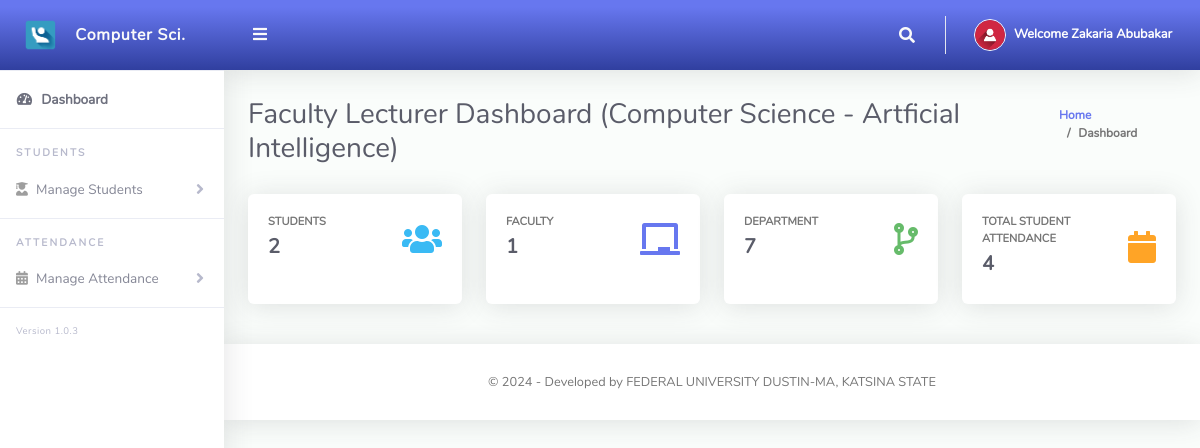
The app's page /ClassTeacher/index.php (signed in) with its own data.
### tables this page shows
CREATE TABLE `tblclassteacher` (
  `Id` int(10) NOT NULL,
  `firstName` varchar(255) NOT NULL,
  `lastName` varchar(255) NOT NULL,
  `emailAddress` varchar(255) NOT NULL,
  `password` varchar(255) NOT NULL,
  `phoneNo` varchar(50) NOT NULL,
  `classId` varchar(10) NOT NULL,
  `classArmId` varchar(10) NOT NULL,
  `dateCreated` varchar(50) NOT NULL
);

CREATE TABLE `tblclassarms` (
  `Id` int(10) NOT NULL,
  `classId` varchar(10) NOT NULL,
  `classArmName` varchar(255) NOT NULL,
  `isAssigned` varchar(10) NOT NULL
);

CREATE TABLE `tblclass` (
  `Id` int(10) NOT NULL,
  `className` varchar(255) NOT NULL
);

### ClassTeacher/index.php (the view, shortened to what this page needs)
<?php
include '../Includes/dbcon.php';
    $query = "SELECT tblclass.className,tblclassarms.classArmName
    FROM tblclassteacher
    INNER JOIN tblclass ON tblclass.Id = tblclassteacher.classId
    INNER JOIN tblclassarms ON tblclassarms.Id = tblclassteacher.classArmId
    Where tblclassteacher.Id = '$_SESSION[userId]'";
    $rs = $conn->query($query);
    $rrw = $rs->fetch_assoc();
?>
<!DOCTYPE html>
<html lang="en">
<head>
  <link href="../vendor/fontawesome-free/css/all.min.css" rel="stylesheet" type="text/css">
  <link href="../vendor/bootstrap/css/bootstrap.min.css" rel="stylesheet" type="text/css">
  <link href="css/ruang-admin.min.css" rel="stylesheet">
</head>
<body id="page-top">
  <div id="wrapper">
   <?php include "Includes/sidebar.php";?>
    <div id="content-wrapper" class="d-flex flex-column">
      <div id="content">
           <?php include "Includes/topbar.php";?>
        <div class="container-fluid" id="container-wrapper">
          <div class="d-sm-flex align-items-center justify-content-between mb-4">
            <h1 class="h3 mb-0 text-gray-800">Faculty Lecturer Dashboard (<?php echo $rrw['className'].' - '.$rrw['classArmName'];?>)</h1>
            <ol class="breadcrumb">
              <li class="breadcrumb-item"><a href="./">Home</a></li>
              <li class="breadcrumb-item active" aria-current="page">Dashboard</li>
            </ol>
          </div>
          <div class="row mb-3">
          <?php
$query1=mysqli_query($conn,"SELECT * from tblstudents where classId = '$_SESSION[classId]' and classArmId = '$_SESSION[classArmId]'");
$students = mysqli_num_rows($query1);
?>
            <div class="col-xl-3 col-md-6 mb-4">
              <div class="card h-100">
                <div class="card-body">
                  <div class="row no-gutters align-items-center">
                    <div class="col mr-2">
                      <div class="text-xs font-weight-bold text-uppercase mb-1">Students</div>
                      <div class="h5 mb-0 mr-3 font-weight-bold text-gray-800"><?php echo $students;?></div>
                    </div>
                    <div class="col-auto">
                      <i class="fas fa-users fa-2x text-info"></i>
                    </div>
                  </div>
                </div>
              </div>
            </div>
             <?php
$query1=mysqli_query($conn,"SELECT * from tblclass");
$class = mysqli_num_rows($query1);
?>
            <div class="col-xl-3 col-md-6 mb-4">
              <div class="card h-100">
                <div class="card-body">
                  <div class="row align-items-center">
                    <div class="col mr-2">
                      <div class="text-xs font-weight-bold text-uppercase mb-1">Faculty</div>
                      <div class="h5 mb-0 font-weight-bold text-gray-800"><?php echo $class;?></div>
                    </div>
                    <div class="col-auto">
                      <i class="fas fa-chalkboard fa-2x text-primary"></i>
                    </div>
                  </div>
                </div>
              </div>
            </div>
             <?php
$query1=mysqli_query($conn,"SELECT * from tblclassarms");
$classArms = mysqli_num_rows($query1);
?>
            <div class="col-xl-3 col-md-6 mb-4">
              <div class="card h-100">
                <div class="card-body">
                  <div class="row no-gutters align-items-center">
                    <div class="col mr-2">
                      <div class="text-xs font-weight-bold text-uppercase mb-1">Department</div>
                      <div class="h5 mb-0 font-weight-bold text-gray-800"><?php echo $classArms;?></div>
                    </div>
                    <div class="col-auto">
                      <i class="fas fa-code-branch fa-2x text-success"></i>
                    </div>
                  </div>
                </div>
              </div>
            </div>
            <?php
$query1=mysqli_query($conn,"SELECT * from tblattendance where classId = '$_SESSION[classId]' and classArmId = '$_SESSION[classArmId]'");
$totAttendance = mysqli_num_rows($query1);
?>
            <div class="col-xl-3 col-md-6 mb-4">
              <div class="card h-100">
                <div class="card-body">
                  <div class="row no-gutters align-items-center">
                    <div class="col mr-2">
                      <div class="text-xs font-weight-bold text-uppercase mb-1">Total Student Attendance</div>
                      <div class="h5 mb-0 font-weight-bold text-gray-800"><?php echo $totAttendance;?></div>
                    </div>
                    <div class="col-auto">
                      <i class="fas fa-calendar fa-2x text-warning"></i>
                    </div>
                  </div>
                </div>
              </div>
            </div>
        </div>
      </div>
      <?php include 'includes/footer.php';?>
    </div>
  </div>
</body>
</html>

### ClassTeacher/Includes/topbar.php (shortened to what this page needs)
<?php
  $query = "SELECT * FROM tblclassteacher WHERE Id = ".$_SESSION['userId']."";
  $rs = $conn->query($query);
  $rows = $rs->fetch_assoc();
  $fullName = $rows['firstName']." ".$rows['lastName'];;
?>
<nav class="navbar navbar-expand navbar-light bg-gradient-primary topbar mb-4 static-top">
          <button id="sidebarToggleTop" class="btn btn-link rounded-circle mr-3">
            <i class="fa fa-bars"></i>
          </button>
          <ul class="navbar-nav ml-auto">
            <li class="nav-item dropdown no-arrow">
              <a class="nav-link dropdown-toggle" href="#" id="searchDropdown" role="button" data-toggle="dropdown"
                aria-haspopup="true" aria-expanded="false">
                <i class="fas fa-search fa-fw"></i>
              </a>
            </li>
            <li class="nav-item dropdown no-arrow">
              <a class="nav-link dropdown-toggle" href="#" id="userDropdown" role="button" data-toggle="dropdown"
                aria-haspopup="true" aria-expanded="false">
                <img class="img-profile rounded-circle" src="img/user-icn.png" style="max-width: 60px">
                <span class="ml-2 d-none d-lg-inline text-white small"><b>Welcome <?php echo $fullName;?></b></span>
              </a>
            </li>
          </ul>
        </nav>

### records on screen
tblclassteacher: fullName "Zakaria Abubakar"
tblclassarms: classId.className "Computer Science", classArmName "Artficial Intelligence"

### other values on screen
$students "2"
$class "1"
$classArms "7"
$totAttendance "4"
